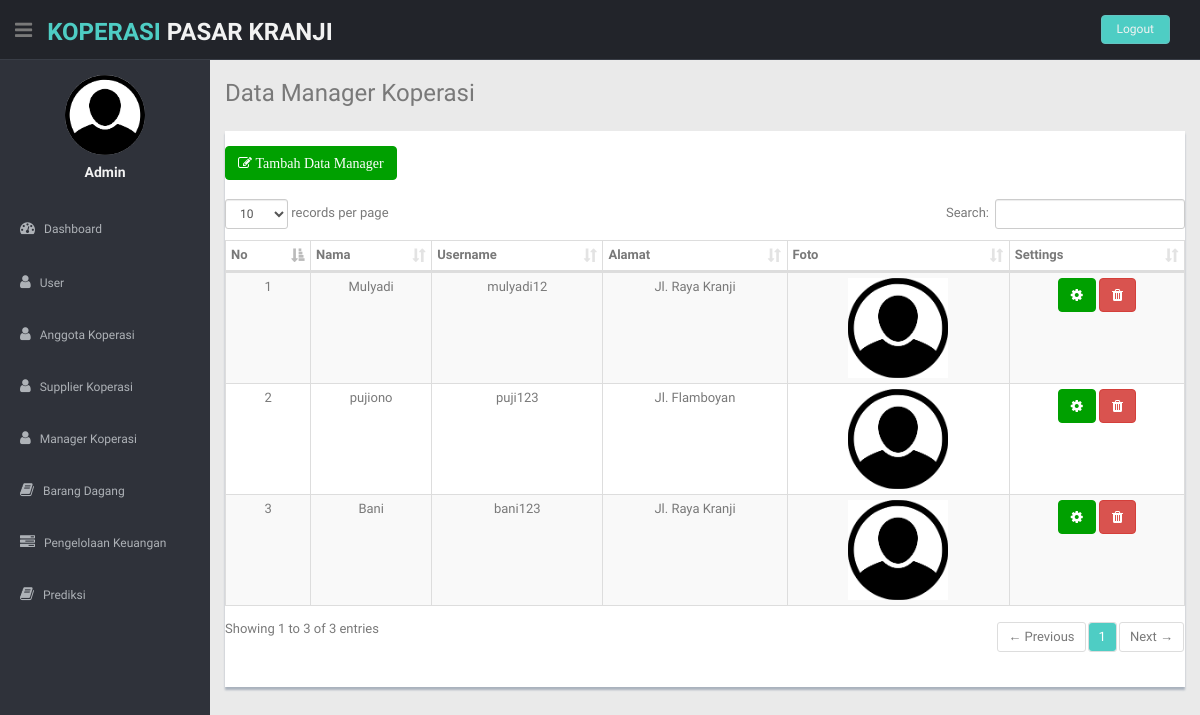
The app's page /index.php?halaman=manager (signed in) with its own data.
### tables this page shows
CREATE TABLE `manager` (
  `id_manager` int(11) NOT NULL,
  `nama_manager` varchar(100) NOT NULL,
  `jenis_kelamin` varchar(50) NOT NULL,
  `alamat` varchar(100) NOT NULL,
  `username` varchar(100) NOT NULL,
  `password` varchar(100) NOT NULL,
  `no_tlp` varchar(50) NOT NULL,
  `foto_manager` varchar(255) NOT NULL
);

### halaman/manager/index_manager.php (the view)
    <section id="main-content">
      <section class="wrapper">
        <h3> Data Manager Koperasi</h3>
        <div class="row mt">
          <div class="col-lg-12">
            <div class="content-panel">
              <div class="float-right">
                <a href="index.php?halaman=manager&aksi=tambah" class="btn btn-theme">
                  <i class="fa fa-edit"> Tambah Data Manager </i></a>
              </div>
                <table class="table table-bordered table-striped table-condensed" id="example1">
                <br>
                <thead align="center">
                    <tr align="center">
                    <th>No</th>
                    <th>Nama</th>
                    <th>Username</th>
                    <th>Alamat</th>
                    <th>Foto</th>
                    <th>Settings</th>
                  </tr>
                </thead>
                <tbody>
                <?php
                    $nomor=1;
                    $sql = $koneksi->query("SELECT *FROM manager") or die(mysqli_error());?>
                <?php while ($data = $sql->fetch_assoc()) {?>
                <tr class="gradeX" align="center">
                    <td><?php echo $nomor; ?></td>
                    <td><?php echo $data['nama_manager']; ?></td>
                    <td><?php echo $data['username']; ?></td>
                    <td><?php echo $data['alamat']; ?></td>
                    <td><img width="100px" src="assets/img/identitas/<?php echo $data['foto_manager'] ?>"></td>
                    <td>
                        <a href="index.php?halaman=manager&aksi=edit&id=<?php echo $data['id_manager']; ?>" class="btn btn-theme"><i class="fa fa-cog"></i></a>
                        <a href="index.php?halaman=manager&aksi=delete&id=<?php echo $data['id_manager']; ?>" class="btn btn-danger"><i class="fa fa-trash"></i></a>
                    </td>
                </tr>
                <?php
                $nomor++;
                };?>
                </tbody>
            </table>
        </div>
    </div>
</div>
</section>
</section>

### css/style.css (style rules this page uses)
body { color: #797979; background: #eaeaea; font-family: 'Ruda', sans-serif; padding: 0px !important; margin: 0px !important; font-size:13px; }
a, a:hover, a:focus { text-decoration: none; outline: none; }
.btn-theme { color: #fff; background-color: #00a000; border-color: #00a000; }
.mt { margin-top: 25px; }
#main-content { margin-left: 210px; }
.wrapper { display: inline-block; margin-top: 60px; padding-left: 15px; padding-right: 15px; padding-bottom: 15px; padding-top: 0px; width: 100%; }
.content-panel { background: #ffffff; box-shadow: 0px 3px 2px #aab2bd; padding-top: 15px; padding-bottom: 5px; }

### records on screen
manager: nama_manager "Mulyadi", username "mulyadi12", alamat "Jl. Raya Kranji", foto_manager (picture)
manager: nama_manager "pujiono", username "puji123", alamat "Jl. Flamboyan", foto_manager (picture)
manager: nama_manager "Bani", username "bani123", alamat "Jl. Raya Kranji", foto_manager (picture)

### other values on screen
$_SESSION['nama'] "Admin"
